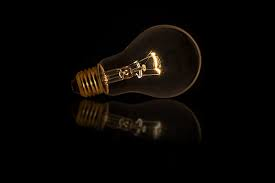
#> input picture other/download.jpeg, 275 x 183 px
$ python 6_thresholding.py
#> lines starting #> are read from the running program, lines starting #| are printed output that depends on the picture; after the words box and inside, x2 and y2 are one past the last pixel; in counts of white or black regions, pixels touching at a corner belong together
import cv2
import numpy as np

img = cv2.imread('download.jpeg')
#> img is the input picture: shape (183, 275, 3); mean B, G, R 3.6, 5.8, 8.3
ret, threshold = cv2.threshold(img, 12, 255, cv2.THRESH_BINARY)
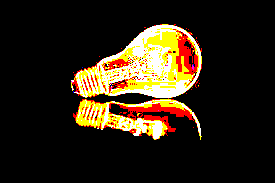
#> threshold: shape (183, 275, 3); mean B, G, R 20, 35.6, 46.4

im2gray = cv2.cvtColor(img, cv2.COLOR_BGR2GRAY)
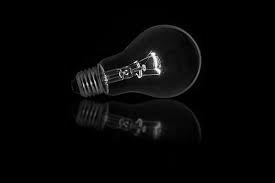
#> im2gray: shape (183, 275); min 0, max 248, mean 6.3
ret, threshold = cv2.threshold(im2gray, 10, 255, cv2.THRESH_BINARY)
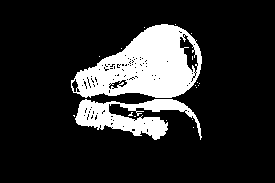
#> threshold: shape (183, 275); 16.3% white; 19 white regions (17 under 20 px), largest, box (x1, y1, x2, y2) and area: (71, 24, 202, 98) 5779, (75, 99, 202, 140) 2407
adaptive_threshold = cv2.adaptiveThreshold(im2gray, 255, cv2.ADAPTIVE_THRESH_GAUSSIAN_C,
                                           cv2.THRESH_BINARY, 115, 1)
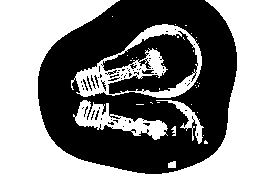
#> adaptive_threshold: shape (183, 275); 53.5% white; 61 black regions (53 under 20 px), largest, box (x1, y1, x2, y2) and area: (38, 0, 237, 174) 19934, (101, 31, 198, 94) 3115, (142, 70, 154, 74) 38

cv2.imshow('original', img)
cv2.imshow('threshold', threshold)
cv2.imshow('adaptive', adaptive_threshold)
cv2.waitKey(0)
cv2.destroyAllWindows()

$ run again, with other/opencv-template-matching-python-tutorial.jpg copied over other/download.jpeg
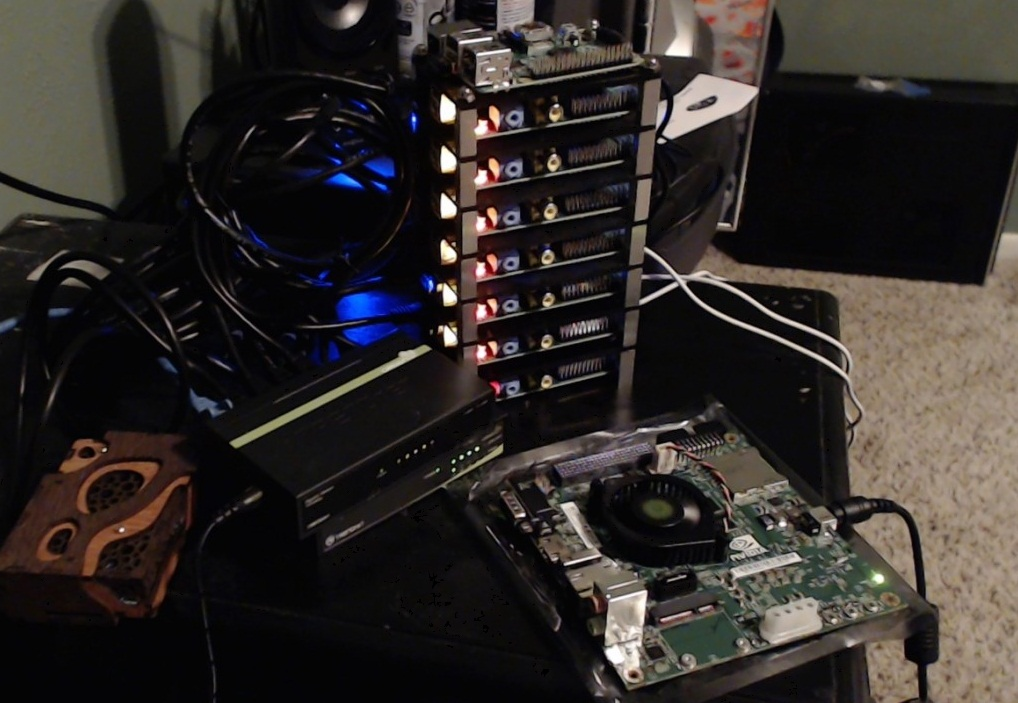
#> input picture other/opencv-template-matching-python-tutorial.jpg, 1018 x 703 px
#> img is the input picture: shape (703, 1018, 3); mean B, G, R 40.7, 43.2, 48.1
#> `ret, threshold = cv2.threshold(im2gray, 10, 255, cv2.THRESH_BINARY)`:
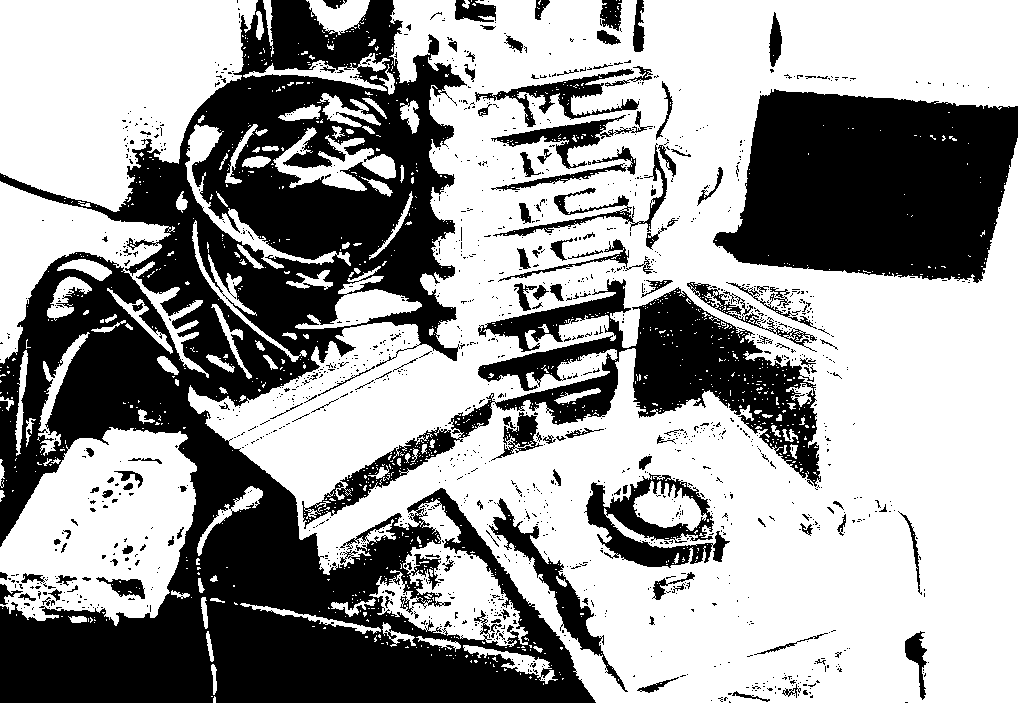
#> threshold: shape (703, 1018); 61% white; 1410 black regions (1272 under 20 px), largest, box (x1, y1, x2, y2) and area: (0, 0, 596, 703) 171097, (713, 89, 1018, 283) 45049, (302, 279, 821, 529) 28319
#> `adaptive_threshold = cv2.adaptiveThreshold(im2gray, 255, cv2.ADAPTIVE_..`:
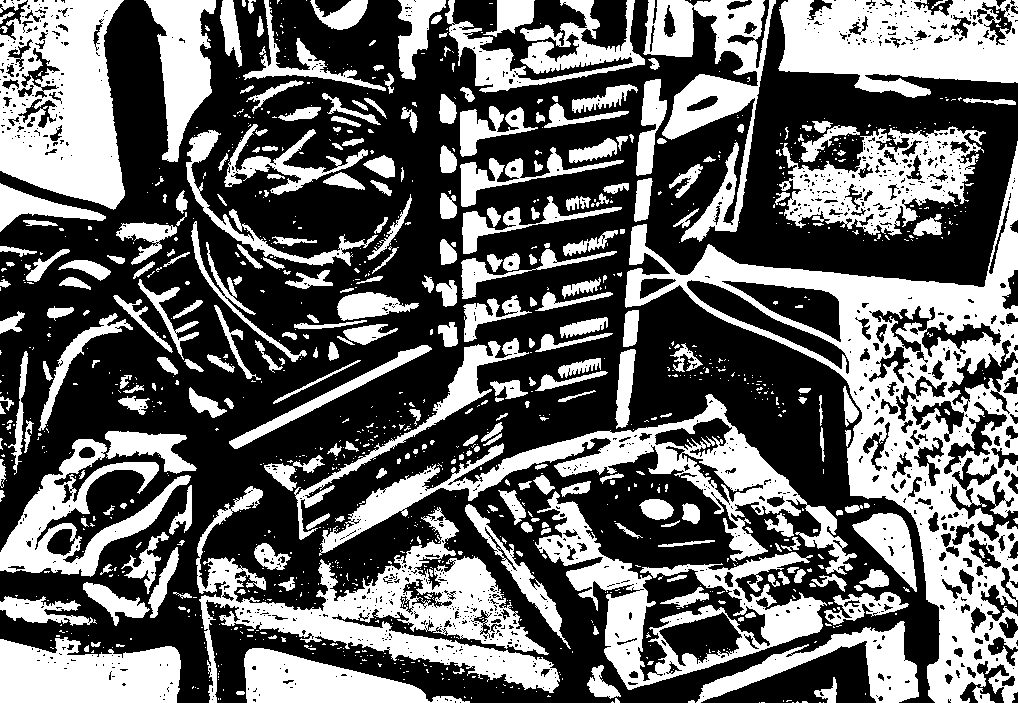
#> adaptive_threshold: shape (703, 1018); 40.3% white; 1171 white regions (868 under 20 px), largest, box (x1, y1, x2, y2) and area: (625, 141, 1018, 703) 47867, (196, 486, 560, 703) 21452, (0, 0, 125, 210) 18753
